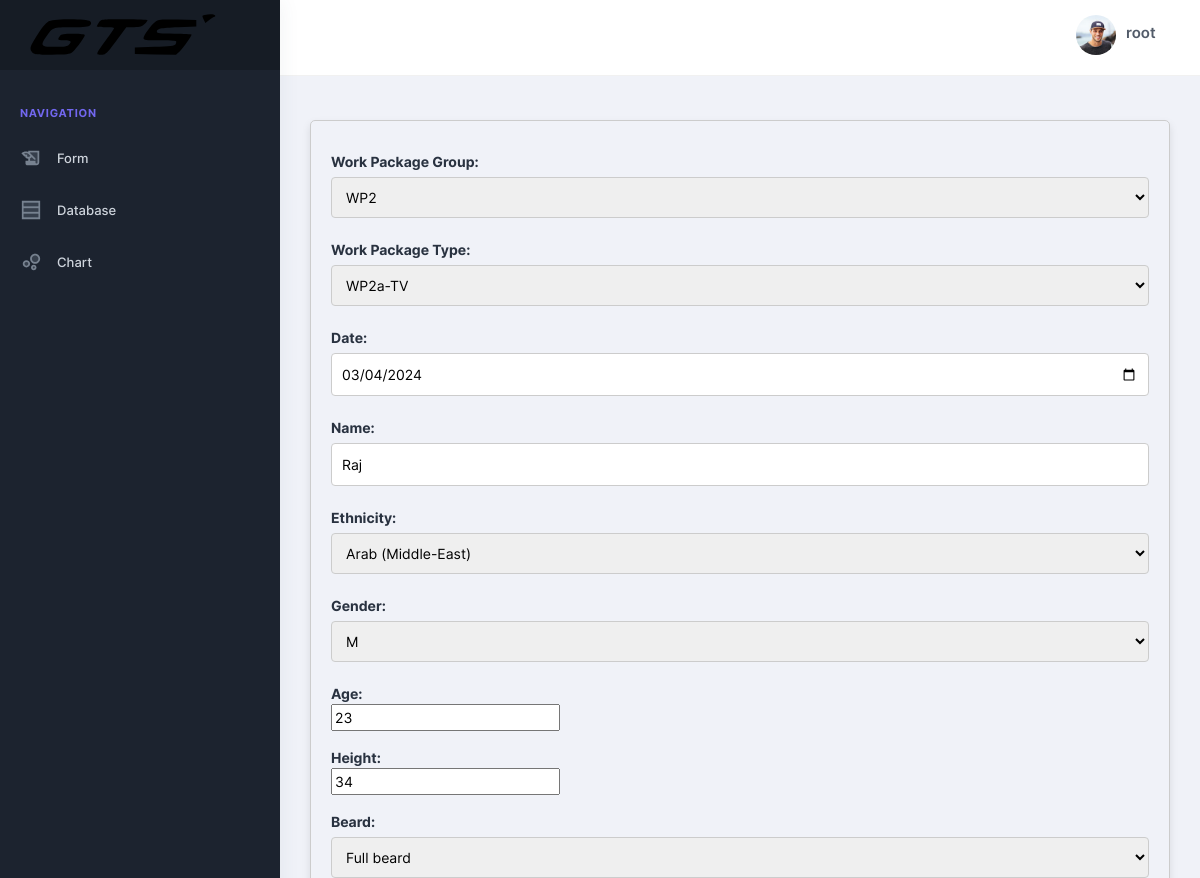
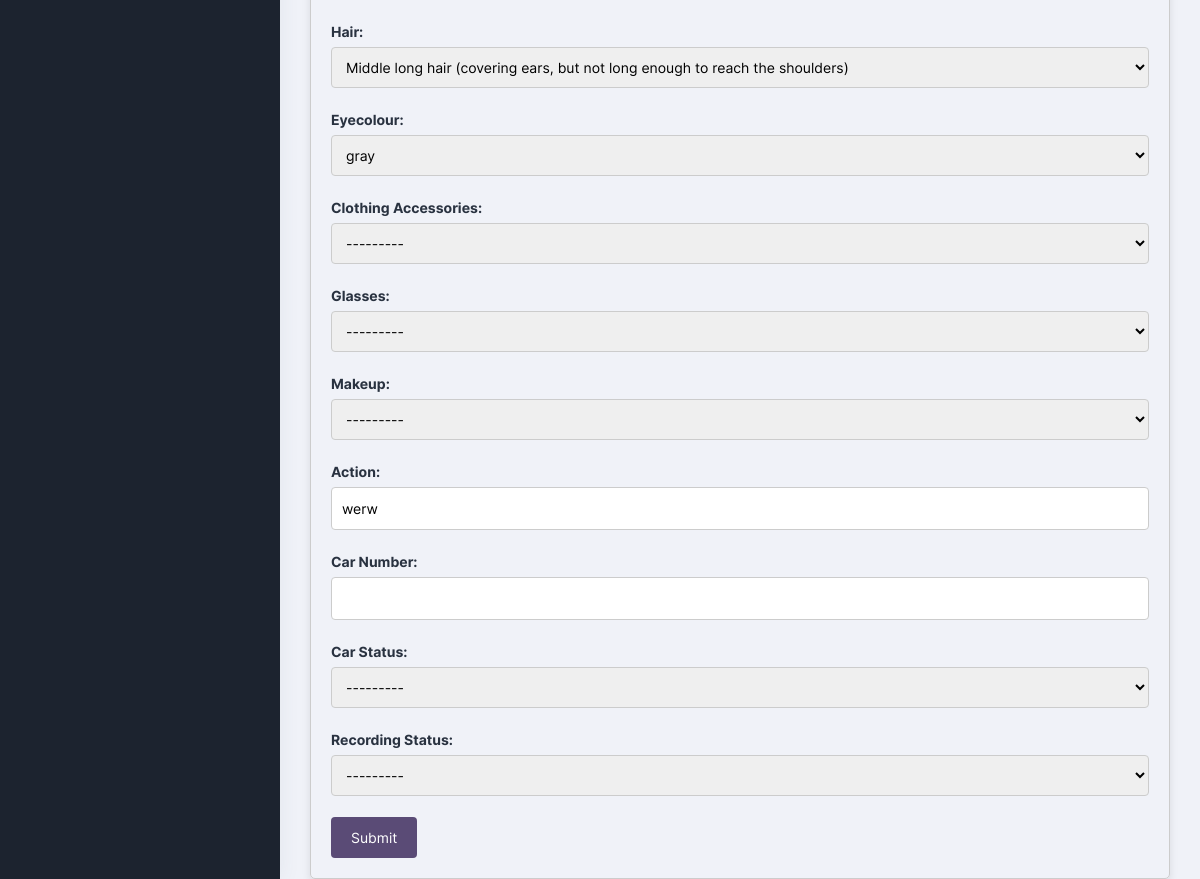
Page /edit/2946/ (signed in) on the committed database (2 pictures, top to bottom).
### apps/home/models.py (models this page shows)
class RecordingDetail(models.Model):
    WPGs = [
        ('WP1','WP1'),
        ('WP2','WP2'),
        ('WP3','WP3'),
        ('WP4','WP4'),
        ('WP5','WP5'),
    ]
    WPTs = [
        ('WP1-TV','WP1-TV'),
        ('WP1-K','WP1-K'),
        ('WP2a-TV','WP2a-TV'),
        ('WP2b-TV','WP2b-TV'),
        ('WP2c-TV','WP2c-TV'),
        ('WP2a-K','WP2a-K'),
        ('WP2b-K','WP2c-K'),
        ('WP3-TV','WP3-TV'),
        ('WP3-K','WP3-K'),
        ('WP4-TV','WP4-TV'),
        ('WP4-K','WP4-K'),
        ('WP5-TV','WP5-TV'),
        ('WP5-K','WP5-K')
    ]
    RecordingStatus = [
        ('Completed','Completed'),
        ('Pending','Pending')
    ]
    CarStatus = [
        ('Static','Static'),
        ('Drive','Drive')
    ]
    Ethnicity = [
        ('Caucasian','Caucasian'),
        ('African','African'),
        ('Arab (Middle-East)','Arab (Middle-East)'),
        ('Asians (South-East)','Asians (South-East)'),
        ('Chinese','Chinese'),
        ('Latin/Hispanic','Latin/Hispanic'),
        ('Indian','Indian'),
        ('Others (mixed)','Others (mixed)')
    ]
    Gender = [
        ('M','M'),
        ('F','F')
    ]
    Beard = [
        ('Full beard','Full beard'),
        ('Mustache','Mustache'),
        ('Goatbeard','Goatbeard'),
        ('Henriquatre','Henriquatre')
    ]
    Hair = [
        ('Short hair','Short hair'),
        ('Middle long hair (covering ears, but not long enough to reach the shoulders)','Middle long hair (covering ears, but not long enough to reach the shoulders)'),
        ('Long hair (until shoulder or longer)','Long hair (until shoulder or longer)'),
        ('Bald head','Bald head')
    ]
    EyeColour = [
        ('brown','brown'),
        ('gray','gray'),
        ('blue','blue'),
        ('green','green')
    ]
    ClothingAccessoires = [
        ('Masks','Masks'),
        ('Scarfs','Scarfs'),
        ('Hands-free headset','Hands-free headset'),
        ('Head/Ear phones','Head/Ear phones'),
        ('Caps, hats, headscarf and turban','Caps, hats, headscarf and turban'),
        ('Headband','Headband'),
        ('Eyepatch','Eyepatch'),
        ('Earrings','Earrings'),
        ('Nose rings','Nose rings'),
        ('Piercings','Piercings')
    ]
    Glasses = [
        ('Glasses with anti-glare lenses','Glasses with anti-glare lenses'),
        ('Glasses with mirrored lenses','Glasses with mirrored lenses'),
        ('Sunglasses with IR protection in the band of frequency 780 nm – 1.400 nm','Sunglasses with IR protection in the band of frequency 780 nm – 1.400 nm'),
        ('Glasses with complete spectacle frame','Glasses with complete spectacle frame'),
        ('Metal-rimmed glasses','Metal-rimmed glasses'),
        ('Varifocal glasses with power ranging from –10 to +11','Varifocal glasses with power ranging from –10 to +11'),
        ('Glasses with cylindrical lenses for Astigmatism with power ranging from –10 to +11','Glasses with cylindrical lenses for Astigmatism with power ranging from –10 to +11'),
        ('Spherical contact lenses for Astigmatism with power ranging from  –10 to +11','Spherical contact lenses for Astigmatism with power ranging from  –10 to +11'),
        ('Sunglasses with tinted lenses','Sunglasses with tinted lenses')
    ]
    Makeup = [
        ('Makeup eyeliner','Makeup eyeliner'),
        ('Makeup mascara','Makeup mascara'),
        ('Makeup eye shadow','Makeup eye shadow'),
        ('Makeup false eyelashes','Makeup false eyelashes'),
        ('Cover makeup','Cover makeup')
    ]
    name = models.CharField(max_length=100)
    ethnicity=models.CharField(max_length=100,choices=Ethnicity)
    age = models.PositiveIntegerField()
    gender = models.CharField(max_length=10,choices=Gender)
    date = models.DateField(default=timezone.now)
    height = models.PositiveIntegerField()
    beard = models.CharField(max_length=100,choices=Beard,null=True)
    hair = models.CharField(max_length=100,choices=Hair)
    eyecolour = models.CharField(max_length=100,choices=EyeColour)
    workpackage = models.CharField(max_length=100,choices=WPGs)
    workpackagetype = models.CharField(max_length=100,choices=WPTs)
    carnumber = models.CharField(max_length=100,null=True)
    carstatus = models.CharField(max_length=100,choices=CarStatus,null=True)
    action = models.CharField(max_length=255,null=True)
    clothingaccessories=models.CharField(max_length=100,choices=ClothingAccessoires,null=True)
    glasses = models.CharField(max_length=100,choices=Glasses,null=True)
    makeup = models.CharField(max_length=100,choices=Makeup,null=True)
    recordingstatus=models.CharField(max_length=100,choices=RecordingStatus,null=True)
    created_by = models.ForeignKey(User,on_delete=models.CASCADE,null=False)

### apps/home/views.py (the view, shortened to what this page needs)
# urls.py: path('edit/<int:r_id>/',views.edit_form,name='edit_form'),
@login_required(login_url="/login/")
def edit_form(request,r_id):
    rec = RecordingDetail.objects.get(id=r_id)
    fm = RecordingDetailForm(instance=rec)
    return render(request,'home/ReForm.html',{'form':fm})

### apps/templates/home/ReForm.html (shortened to what this page needs)
{% extends "layouts/base.html" %}
{% block content %}
	<div class="pc-container">
		<div class="pcoded-content">
			<div class="form-container">
				<div class="row">
					<form action method="POST" novalidate>
						{{ form.as_p }}
						<input type="submit">
					</form>
				</div>
			</div>
		</div>
	</div>
{% endblock content %}

### apps/templates/includes/navigation.html (shortened to what this page needs)
	<header class="pc-header ">
		<div class="header-wrapper">
			<div class="ms-auto">
				<ul class="list-unstyled">
					<li class="dropdown pc-h-item">
						<a class="pc-head-link dropdown-toggle arrow-none me-0" data-bs-toggle="dropdown" href="#" role="button"
							aria-haspopup="false" aria-expanded="false">
							<img src="/static/assets/images/user/avatar-2.jpg" alt="user-image" class="user-avtar">
							<span>
								<span class="user-name">
									{{ request.user.username }}
								</span>
							</span>
						</a>
					</li>
				</ul>
			</div>
		</div>
	</header>

### apps/templates/home/ReForm.html (style rules this page uses)
input[type="text"], input[type="email"], input[type="date"], select { width: 100%; padding: 10px; margin: 5px 0; border: 1px solid #ccc; border-radius: 4px; box-sizing: border-box; }
label { margin-top: 10px; display: block; font-weight: bold; }
input[type="submit"] { background-color: #5a4b76; color: white; padding: 10px 20px; border: none; border-radius: 4px; cursor: pointer; }
.form-container { margin-top: 20px; padding: 20px; border: 1px solid #ccc; border-radius: 5px; box-shadow: 0 4px 8px rgba(0,0,0,0.1); }

### rows in the picture
RecordingDetail: workpackage "WP2", workpackagetype "WP2a-TV", date "03/04/2024", name "Raj", ethnicity "Arab (Middle-East)", gender "M", age "23", height "34", beard "Full beard", hair "Middle long hair (covering ears, but not long enough to reach the shoulders)", eyecolour "gray", clothingaccessories "---------", glasses "---------", makeup "---------", action "werw", carstatus "---------", recordingstatus "---------"

### other values in the picture
{{ request.user.username }} "root"
